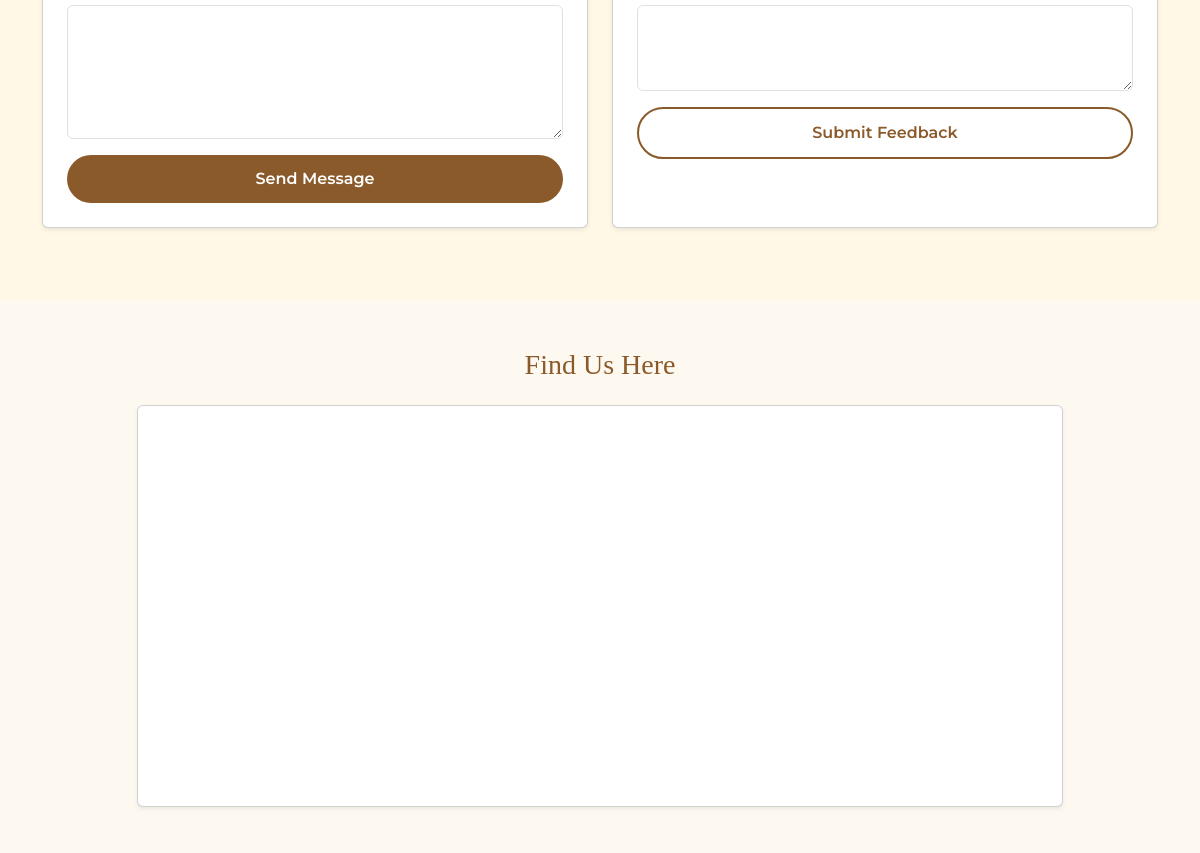
The app's page /contact/ (middle part), older data.
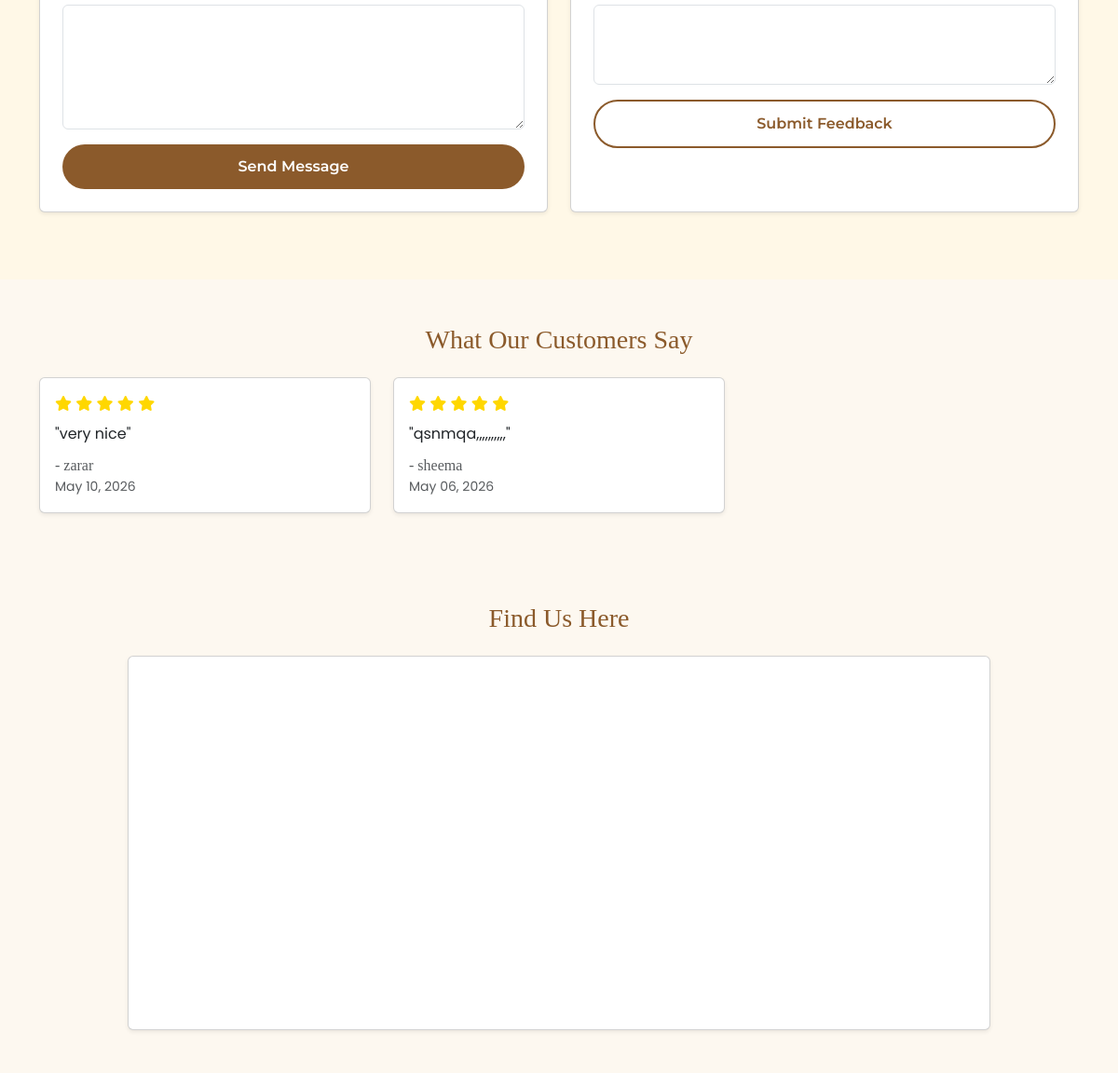
The same page, newer data.
### bakery/models.py (models this page shows, shortened)
class Feedback(models.Model):
    user = models.ForeignKey(User, on_delete=models.SET_NULL, null=True, blank=True)
    name = models.CharField(max_length=200)
    feedback = models.TextField()
    rating = models.IntegerField(choices=[(1, '1 Star'), (2, '2 Stars'), (3, '3 Stars'), (4, '4 Stars'), (5, '5 Stars')])
    created_at = models.DateTimeField(auto_now_add=True)

### bakery/views.py (the view, shortened to what this page needs)
# urls.py: path('contact/', views.contact, name='contact'),
def contact(request):
    all_feedback = Feedback.objects.all().order_by('-created_at')[:10]
    return render(request, 'bakery/contact.html', {'feedbacks': all_feedback})

### bakery/context_processors.py (called while the page is built)
def cart_count(request):
    cart = request.session.get('cart', {})
    count = sum(item['quantity'] for item in cart.values())
    return {'cart_count': count}

### bakery/templates/bakery/contact.html (shortened to what this page needs)
{% extends 'bakery/base.html' %}
{% block content %}
<section class="py-5" style="background-color: var(--cream);">
    <div class="container">
        <div class="row">
            <div class="col-lg-6 mb-4">
                <div class="card shadow-sm h-100">
                    <div class="card-body p-4">
                        <form method="POST" action="/contact/">
                            <div class="mb-3">
                                <textarea class="form-control" id="message" name="message" rows="5" required></textarea>
                            </div>
                            <button type="submit" class="btn btn-primary w-100">Send Message</button>
                        </form>
                    </div>
                </div>
            </div>
            <div class="col-lg-6 mb-4">
                <div class="card shadow-sm h-100">
                    <div class="card-body p-4">
                        <form method="POST" action="/contact/">
                            <div class="mb-3">
                                <textarea class="form-control" id="feedback" name="feedback" rows="3" required></textarea>
                            </div>
                            <button type="submit" class="btn btn-outline-primary w-100">Submit Feedback</button>
                        </form>
                    </div>
                </div>
            </div>
        </div>
    </div>
</section>
{% if feedbacks %}
<section class="py-5">
    <div class="container">
        <h3 class="text-center mb-4" style="color: var(--warm-brown);">What Our Customers Say</h3>
        <div class="row g-4">
            {% for fb in feedbacks %}
            <div class="col-md-4">
                <div class="card shadow-sm h-100">
                    <div class="card-body">
                        <div class="mb-2">
                            {% for i in "12345"|make_list %}
                                {% if forloop.counter <= fb.rating %}
                                    <i class="fas fa-star" style="color: #FFD700;"></i>
                                {% else %}
                                    <i class="far fa-star" style="color: #FFD700;"></i>
                                {% endif %}
                            {% endfor %}
                        </div>
                        <p class="card-text">"{{ fb.feedback|truncatewords:20 }}"</p>
                        <h6 class="card-subtitle text-muted">- {{ fb.name }}</h6>
                        <small class="text-muted">{{ fb.created_at|date:"F d, Y" }}</small>
                    </div>
                </div>
            </div>
            {% endfor %}
        </div>
    </div>
</section>
{% endif %}
<section class="py-5">
    <div class="container">
        <h3 class="text-center mb-4" style="color: var(--warm-brown);">Find Us Here</h3>
        <div class="row justify-content-center">
            <div class="col-lg-10">
                <div class="card shadow-sm">
                    <iframe
                        src="https://www.google.com/maps/embed?pb=!1m18!1m12!1m3!1d3024.2219901290355!2d-74.00369368400567!3d40.71312937933041!2m3!1f0!2f0!3f0!3m2!1i1024!2i768!4f13.1!3m3!1m2!1s0x89c25a316bb3e3c5%3A0xb89d1fe6bc499443!2sBroadway%2C%20New%20York%2C%20NY%2C%20USA!5e0!3m2!1sen!2s!4v1641234567890!5m2!1sen!2s"
                        width="100%"
                        height="400"
                        style="border:0; border-radius: 10px;"
                        allowfullscreen=""
                        loading="lazy">
                    </iframe>
                </div>
            </div>
        </div>
    </div>
</section>
{% endblock %}

Row changes from the older to the newer data that the page shows:
added Feedback: rating 5 (drawn), feedback "very nice", name "zarar", created_at "May 10, 2026"
added Feedback: rating 5 (drawn), feedback "qsnmqa,,,,,,,,,,", name "sheema", created_at "May 06, 2026"
Text that changed along with them:
text now shown: "What Our Customers Say"
